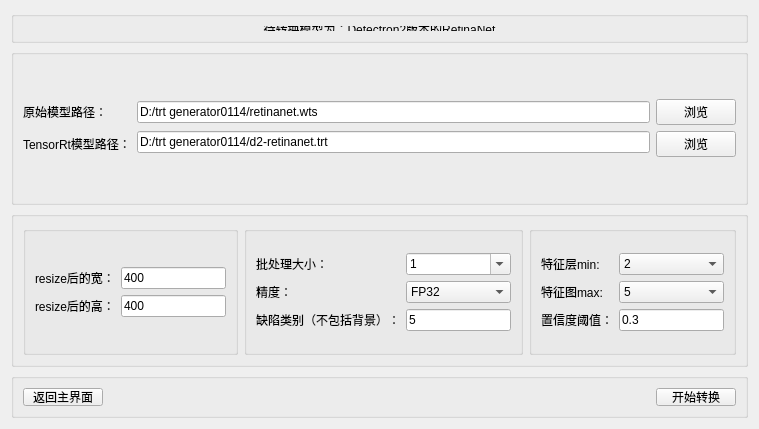
<?xml version="1.0" encoding="UTF-8"?>
<ui version="4.0">
 <class>FormDetRetina</class>
 <widget class="QWidget" name="FormDetRetina">
  <property name="geometry">
   <rect>
    <x>0</x>
    <y>0</y>
    <width>759</width>
    <height>429</height>
   </rect>
  </property>
  <property name="minimumSize">
   <size>
    <width>759</width>
    <height>429</height>
   </size>
  </property>
  <property name="maximumSize">
   <size>
    <width>759</width>
    <height>429</height>
   </size>
  </property>
  <property name="windowTitle">
   <string>D2-Retinanet-TensorRT转换器</string>
  </property>
  <layout class="QGridLayout" name="gridLayout_6">
   <item row="0" column="0">
    <widget class="QGroupBox" name="groupBox_4">
     <property name="maximumSize">
      <size>
       <width>16777215</width>
       <height>32</height>
      </size>
     </property>
     <property name="title">
      <string/>
     </property>
     <layout class="QGridLayout" name="gridLayout_8">
      <item row="0" column="0">
       <widget class="QLabel" name="label">
        <property name="text">
         <string>待转换模型为：Detectron2版本的RetinaNet</string>
        </property>
        <property name="alignment">
         <set>Qt::AlignCenter</set>
        </property>
       </widget>
      </item>
     </layout>
    </widget>
   </item>
   <item row="1" column="0">
    <widget class="QGroupBox" name="groupBox_2">
     <property name="title">
      <string/>
     </property>
     <layout class="QGridLayout" name="gridLayout">
      <item row="2" column="1">
       <layout class="QHBoxLayout" name="horizontalLayout_5">
        <item>
         <layout class="QVBoxLayout" name="verticalLayout_7">
          <item>
           <widget class="QLabel" name="label_2">
            <property name="text">
             <string>原始模型路径：</string>
            </property>
           </widget>
          </item>
          <item>
           <widget class="QLabel" name="label_8">
            <property name="text">
             <string>TensorRt模型路径：</string>
            </property>
           </widget>
          </item>
         </layout>
        </item>
        <item>
         <layout class="QVBoxLayout" name="verticalLayout_8">
          <item>
           <widget class="QLineEdit" name="lineEdit">
            <property name="text">
             <string>D:/trt generator0114/retinanet.wts</string>
            </property>
           </widget>
          </item>
          <item>
           <widget class="QLineEdit" name="lineEdit_5">
            <property name="whatsThis">
             <string/>
            </property>
            <property name="text">
             <string>D:/trt generator0114/d2-retinanet.trt</string>
            </property>
           </widget>
          </item>
         </layout>
        </item>
        <item>
         <layout class="QVBoxLayout" name="verticalLayout_9">
          <item>
           <widget class="QPushButton" name="pushButton">
            <property name="text">
             <string>浏览</string>
            </property>
           </widget>
          </item>
          <item>
           <widget class="QPushButton" name="pushButton_4">
            <property name="text">
             <string>浏览</string>
            </property>
           </widget>
          </item>
         </layout>
        </item>
       </layout>
      </item>
     </layout>
    </widget>
   </item>
   <item row="2" column="0">
    <widget class="QGroupBox" name="groupBox_3">
     <property name="title">
      <string/>
     </property>
     <layout class="QHBoxLayout" name="horizontalLayout_6">
      <item>
       <layout class="QHBoxLayout" name="horizontalLayout">
        <item>
         <widget class="QGroupBox" name="groupBox">
          <property name="title">
           <string/>
          </property>
          <layout class="QGridLayout" name="gridLayout_3">
           <item row="0" column="0">
            <layout class="QGridLayout" name="gridLayout_2">
             <item row="0" column="0">
              <layout class="QVBoxLayout" name="verticalLayout">
               <item>
                <widget class="QLabel" name="label_5">
                 <property name="text">
                  <string>resize后的宽：</string>
                 </property>
                </widget>
               </item>
               <item>
                <widget class="QLabel" name="label_6">
                 <property name="text">
                  <string>resize后的高：</string>
                 </property>
                </widget>
               </item>
              </layout>
             </item>
             <item row="0" column="1">
              <layout class="QVBoxLayout" name="verticalLayout_2">
               <item>
                <widget class="QLineEdit" name="lineEdit_2">
                 <property name="text">
                  <string>400</string>
                 </property>
                 <property name="placeholderText">
                  <string>请输入resize后图片的宽度</string>
                 </property>
                </widget>
               </item>
               <item>
                <widget class="QLineEdit" name="lineEdit_3">
                 <property name="text">
                  <string>400</string>
                 </property>
                 <property name="placeholderText">
                  <string>请输入resize后图片的高度</string>
                 </property>
                </widget>
               </item>
              </layout>
             </item>
            </layout>
           </item>
          </layout>
         </widget>
        </item>
        <item>
         <widget class="QGroupBox" name="groupBox_7">
          <property name="title">
           <string/>
          </property>
          <layout class="QGridLayout" name="gridLayout_4">
           <item row="0" column="0">
            <layout class="QHBoxLayout" name="horizontalLayout_4">
             <item>
              <layout class="QVBoxLayout" name="verticalLayout_3">
               <item>
                <widget class="QLabel" name="label_3">
                 <property name="text">
                  <string>批处理大小：</string>
                 </property>
                </widget>
               </item>
               <item>
                <widget class="QLabel" name="label_4">
                 <property name="text">
                  <string>精度：</string>
                 </property>
                </widget>
               </item>
               <item>
                <widget class="QLabel" name="label_11">
                 <property name="text">
                  <string>缺陷类别（不包括背景）：</string>
                 </property>
                </widget>
               </item>
              </layout>
             </item>
             <item>
              <layout class="QVBoxLayout" name="verticalLayout_4">
               <item>
                <widget class="QComboBox" name="comboBox_2">
                 <property name="editable">
                  <bool>true</bool>
                 </property>
                 <item>
                  <property name="text">
                   <string>1</string>
                  </property>
                 </item>
                 <item>
                  <property name="text">
                   <string>32</string>
                  </property>
                 </item>
                 <item>
                  <property name="text">
                   <string>8</string>
                  </property>
                 </item>
                 <item>
                  <property name="text">
                   <string>16</string>
                  </property>
                 </item>
                 <item>
                  <property name="text">
                   <string>64</string>
                  </property>
                 </item>
                 <item>
                  <property name="text">
                   <string>自定义</string>
                  </property>
                 </item>
                </widget>
               </item>
               <item>
                <widget class="QComboBox" name="comboBox_3">
                 <item>
                  <property name="text">
                   <string>FP32</string>
                  </property>
                 </item>
                 <item>
                  <property name="text">
                   <string>FP16</string>
                  </property>
                 </item>
                </widget>
               </item>
               <item>
                <widget class="QLineEdit" name="lineEdit_6">
                 <property name="text">
                  <string>5</string>
                 </property>
                </widget>
               </item>
              </layout>
             </item>
            </layout>
           </item>
          </layout>
         </widget>
        </item>
        <item>
         <widget class="QGroupBox" name="groupBox_8">
          <property name="title">
           <string/>
          </property>
          <layout class="QGridLayout" name="gridLayout_5">
           <item row="0" column="1">
            <layout class="QHBoxLayout" name="horizontalLayout_2">
             <item>
              <layout class="QVBoxLayout" name="verticalLayout_5">
               <item>
                <widget class="QLabel" name="label_7">
                 <property name="text">
                  <string>特征层min:</string>
                 </property>
                </widget>
               </item>
               <item>
                <widget class="QLabel" name="label_9">
                 <property name="text">
                  <string>特征图max:</string>
                 </property>
                </widget>
               </item>
               <item>
                <widget class="QLabel" name="label_12">
                 <property name="text">
                  <string>置信度阈值：</string>
                 </property>
                </widget>
               </item>
              </layout>
             </item>
             <item>
              <layout class="QVBoxLayout" name="verticalLayout_6">
               <item>
                <widget class="QComboBox" name="comboBox">
                 <item>
                  <property name="text">
                   <string>2</string>
                  </property>
                 </item>
                 <item>
                  <property name="text">
                   <string>3</string>
                  </property>
                 </item>
                </widget>
               </item>
               <item>
                <widget class="QComboBox" name="comboBox_4">
                 <item>
                  <property name="text">
                   <string>5</string>
                  </property>
                 </item>
                 <item>
                  <property name="text">
                   <string>4</string>
                  </property>
                 </item>
                 <item>
                  <property name="text">
                   <string>3</string>
                  </property>
                 </item>
                 <item>
                  <property name="text">
                   <string>6</string>
                  </property>
                 </item>
                 <item>
                  <property name="text">
                   <string>7</string>
                  </property>
                 </item>
                </widget>
               </item>
               <item>
                <widget class="QLineEdit" name="lineEdit_7">
                 <property name="text">
                  <string>0.3</string>
                 </property>
                </widget>
               </item>
              </layout>
             </item>
            </layout>
           </item>
          </layout>
         </widget>
        </item>
       </layout>
      </item>
     </layout>
    </widget>
   </item>
   <item row="3" column="0">
    <widget class="QGroupBox" name="groupBox_5">
     <property name="maximumSize">
      <size>
       <width>16777215</width>
       <height>45</height>
      </size>
     </property>
     <property name="title">
      <string/>
     </property>
     <layout class="QGridLayout" name="gridLayout_7">
      <item row="0" column="0">
       <layout class="QHBoxLayout" name="horizontalLayout_3">
        <item>
         <widget class="QPushButton" name="pushButton_2">
          <property name="text">
           <string>返回主界面</string>
          </property>
         </widget>
        </item>
        <item>
         <spacer name="horizontalSpacer_2">
          <property name="orientation">
           <enum>Qt::Horizontal</enum>
          </property>
          <property name="sizeHint" stdset="0">
           <size>
            <width>40</width>
            <height>20</height>
           </size>
          </property>
         </spacer>
        </item>
        <item>
         <widget class="QPushButton" name="shiftPushButton">
          <property name="text">
           <string>开始转换</string>
          </property>
         </widget>
        </item>
       </layout>
      </item>
     </layout>
    </widget>
   </item>
  </layout>
 </widget>
 <resources/>
 <connections/>
</ui>
